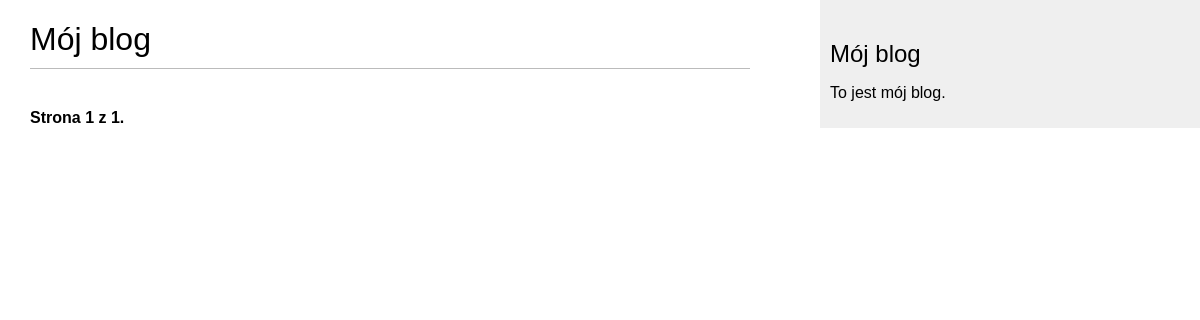
The page /blog/ on the database as committed earlier.
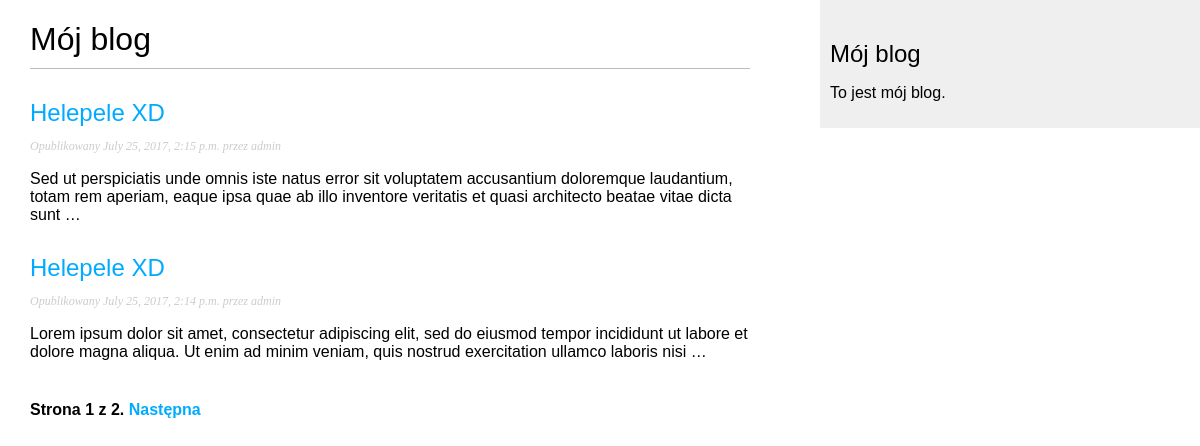
The same page on the database as committed later.
### blog/models.py (models this page shows, shortened)
class Post(models.Model):
    STATUS_CHOICES = (('draft', 'roboczy'), ('published', 'opublikowany'))
    title = models.CharField(max_length=250)
    slug = models.SlugField(max_length=250, unique_for_date='publish')
    author = models.ForeignKey(User, related_name='blog_posts')
    body = models.TextField()
    publish = models.DateTimeField(default=timezone.now)
    created = models.DateTimeField(auto_now_add=True)
    updated = models.DateTimeField(auto_now=True)
    status = models.CharField(max_length=10, choices=STATUS_CHOICES, default='draft')
    objects = models.Manager()
    published = PublishedManager()
    class Meta:
        ordering = ("-publish",)
    def get_absolute_url(self):
        return reverse('blog:post_detail',
                       args=[self.publish.year, self.publish.strftime('%m'), self.publish.strftime('%d'), self.slug])

### blog/views.py (the view)
class PostListView(ListView):
    queryset = Post.published.all()
    context_object_name = 'posts'
    paginate_by = 2
    template_name = 'blog/post/list.html'

### blog/templates/blog/post/list.html (shortened to what this page needs)
{% extends "blog/base.html" %}
{% block content %}
    <h1>Mój blog</h1>
    {% for post in posts %}
        <h2>
            <a href="{{ post.get_absolute_url }}">
                {{ post.title }}
            </a>
        </h2>
        <p class="date">
            Opublikowany {{ post.publish }} przez {{ post.author }}
        </p>
        {{ post.body|truncatewords:30|linebreaks }}
    {% endfor %}
    {% include "../pagination.html" with page=page_obj %}
{% endblock %}

### blog/templates/blog/base.html (shortened to what this page needs)
{% load staticfiles %}
<!DOCTYPE html>
<html lang="en">
<head>
    <link href="{% static "css/blog.css" %}" rel="stylesheet">
</head>
<body>
<div id="content">
    {% block content %}
    {% endblock %}
</div>
<div id="sidebar">
    <h2>Mój blog</h2>
    <p>To jest mój blog.</p>
</div>
</body>
</html>

### blog/templates/blog/pagination.html (shortened to what this page needs)
<div class="pagination">
<span class="step-links">
    <span class="current">
Strona {{ page.number }} z {{ page.paginator.num_pages }}.
</span>
    {% if page.has_next %}
        <a href="?page={{ page.next_page_number }}">Następna</a>
    {% endif %}
</span>
</div>

### blog/static/css/blog.css (style rules this page uses)
body { margin:0; padding:0; font-family:helvetica, sans-serif; }
a { color:#00abff; text-decoration:none; }
h1 { font-weight:normal; border-bottom:1px solid #bbb; padding:0 0 10px 0; }
h2 { font-weight:normal; margin:30px 0 0; }
#content { float:left; width:60%; padding:0 0 0 30px; }
#sidebar { float:right; width:30%; padding:10px; background:#efefef; height:100%; }
p.date { color:#ccc; font-family: georgia, serif; font-size: 12px; font-style: italic; }
.pagination { margin:40px 0; font-weight:bold; }

Rows that differ between the two databases and show on the page:
added Post: title "Helepele XD", publish "July 25, 2017, 2:15 p.m.", author "admin", body "Sed ut perspiciatis unde omnis iste natus error sit voluptatem accusantium doloremque laudantium, totam rem aperiam, eaque ipsa quae ab illo inventore veritatis et quasi architecto beatae vitae dicta sunt …"
added Post: title "Helepele XD", publish "July 25, 2017, 2:14 p.m.", author "admin", body "Lorem ipsum dolor sit amet, consectetur adipiscing elit, sed do eiusmod tempor incididunt ut labore et dolore magna aliqua. Ut enim ad minim veniam, quis nostrud exercitation ullamco laboris nisi …"
Other text that changed with them:
{{ page.paginator.num_pages }}: "1" → "2"
text now shown: "Następna"
